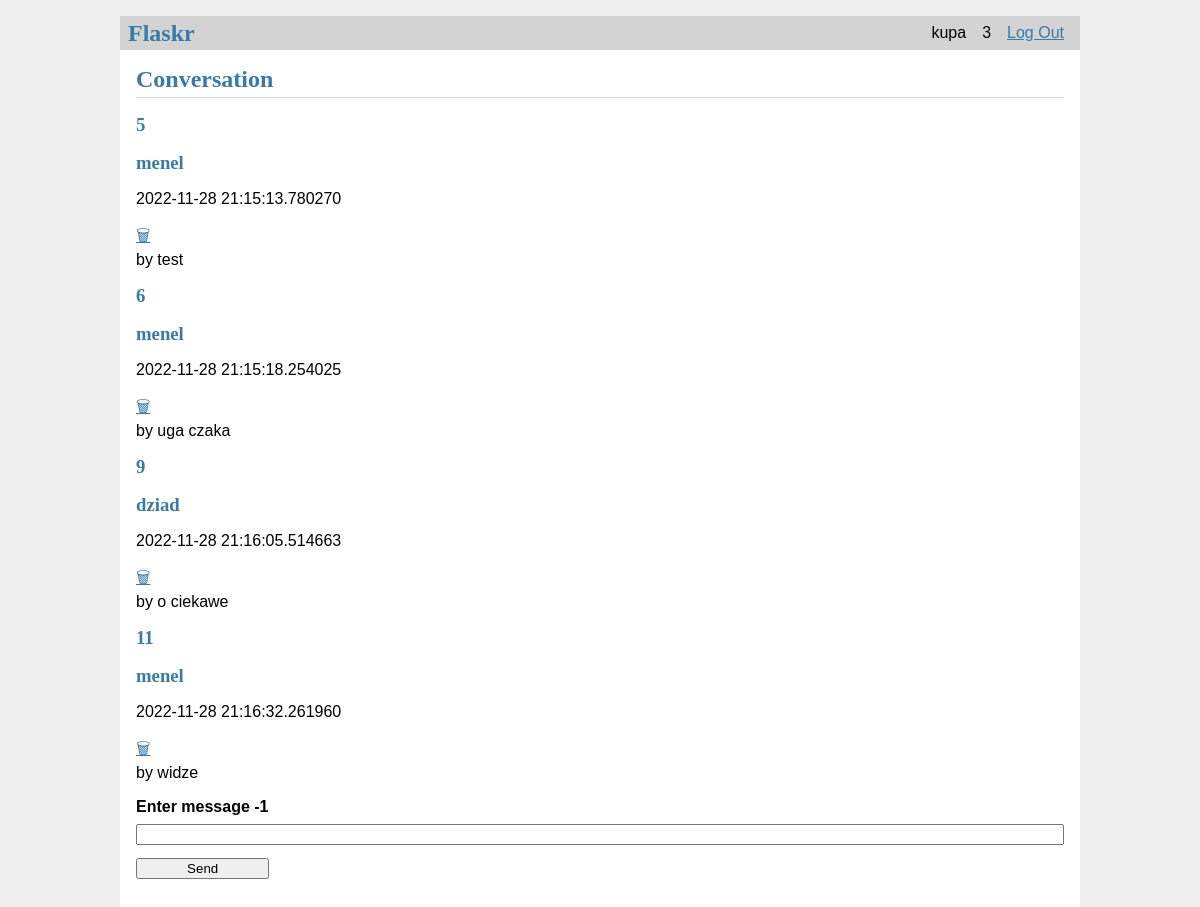
Screenshot of /conv/1 (signed in) with the database file from the repository.
### tables this page shows
CREATE TABLE user (
    id INTEGER PRIMARY KEY AUTOINCREMENT,
    nickname TEXT UNIQUE NOT NULL,
    username TEXT UNIQUE NOT NULL,
    password TEXT NOT NULL
);

CREATE TABLE message (
    id INTEGER PRIMARY KEY AUTOINCREMENT,
    author TEXT NOT NULL,
    value TEXT NOT NULL,
    date DATETIME NOT NULL,
    conv INTEGER
);

### chat/conv.py (the view)
@bp.route('/conv/<id>', methods=('GET', 'POST'))
@login_required
def conversation(id):
    db = get_db()
    messages = []
    try:
        messages = db.execute(
            f'SELECT * FROM message WHERE conv = {id}'
        ).fetchall()
    except Exception:
        pass
    user = -1
    uid = g.user['id']
    try:
        item = messages[-1]
        t = item['cuser']
        if item['cuser'] == uid:
            t = item['suser']
        user = db.execute(
                f'SELECT nickname FROM user WHERE id = {t}'
        ).fetchall()
        user = user[0]['nickname']
    except Exception:
        pass
    try:
        if request.method == 'POST':
            message = request.form['message']
            db = get_db()
            error = None
            db.execute(
                f'INSERT INTO message (author, value, date, conv) VALUES ( "{g.user["nickname"]}", "{message}", "{datetime.now()}", {id})'
            )
            db.commit()
            print(id, g.user["nickname"])
            return redirect(url_for('conv.conversation', id=id))
    except EOFError as e:
        print(e)
        pass
    return render_template('chat/conversation.html', messages = messages, user=user, conv=id)

### chat/auth.py (called while the page is built)
@bp.before_app_request
def load_logged_in_user():
    user_id = session.get('user_id')
    if user_id is None:
        g.user = None
    else:
        g.user = get_db().execute(
            'SELECT * FROM user WHERE id = ?', (user_id,)
        ).fetchone()

def login_required(view):
    @functools.wraps(view)
    def wrapped_view(**kwargs):
        if g.user is None:
            return redirect(url_for('auth.login'))
        return view(**kwargs)
    return wrapped_view

### chat/db.py (called while the page is built)
def get_db():
    if 'db' not in g:
        g.db = sqlite3.connect(
            current_app.config['DATABASE'],
            detect_types=sqlite3.PARSE_DECLTYPES
        )
        g.db.row_factory = sqlite3.Row
    return g.db

### chat/templates/chat/conversation.html
{% extends 'base.html' %}
{% block header %}
  <h1>{% block title %}Conversation{% endblock %}</h1>
{% endblock %}
{% block content %}
  {% for msg in messages %}
    <article class="conv">
      <header>
        <div>
          <h1>{{ msg['id'] }}</h1>
          <h1>{{ msg['author'] }}</h1>
          <p>{{ msg['date'] }}</p>
          <a href="{{ url_for('conv.delete', conv=conv, id=msg['id']) }}">🗑</a>
          <div class="about">by {{ msg['value'] }}</div>
        </div>
      </header>
    </article>
  {% endfor %}
  <form method="post">
    <label for="message">Enter message {{user}}</label>
    <input name="message" id="message" value="{{ request.form['message'] }}" required>
    <input type="submit" value="Send">
  </form>
{% endblock %}

### chat/templates/base.html (shortened to what this page needs)
<!doctype html>
<link rel="stylesheet" href="{{ url_for('static', filename='style.css') }}">
<nav>
  <h1>Flaskr</h1>
  <ul>
    {% if g.user %}
      <li><span>{{ g.user['username'] }}</span>
      <li><span>{{ g.user['id'] }}</span>
      <li><a href="{{ url_for('auth.logout') }}">Log Out</a>
    {% else %}
      <li><a href="{{ url_for('auth.register') }}">Register</a>
      <li><a href="{{ url_for('auth.login') }}">Log In</a>
    {% endif %}
  </ul>
</nav>
<section class="content">
  <header>
    {% block header %}{% endblock %}
  </header>
  {% block content %}{% endblock %}
</section>

### chat/static/style.css (style rules this page uses)
h1 { font-family: serif; color: #377ba8; margin: 1rem 0; }
a { color: #377ba8; }
nav { background: lightgray; display: flex; align-items: center; padding: 0 0.5rem; }
nav h1 { flex: auto; margin: 0; }
nav ul { display: flex; list-style: none; margin: 0; padding: 0; }
nav ul li a, nav ul li span, header .action { display: block; padding: 0.5rem; }
.content { padding: 0 1rem 1rem; }
.content > header { border-bottom: 1px solid lightgray; display: flex; align-items: flex-end; }
.content > header h1 { flex: auto; margin: 1rem 0 0.25rem 0; }
.content:last-child { margin-bottom: 0; }
.content form { margin: 1em 0; display: flex; flex-direction: column; }
.content label { font-weight: bold; margin-bottom: 0.5em; }
.content input, .content textarea { margin-bottom: 1em; }
input[type=submit] { align-self: start; min-width: 10em; }

### rows the page displays
user: user.username "kupa", user.id "3"
message: id "5", author "menel", date "2022-11-28 21:15:13.780270", value "test"
message: id "6", author "menel", date "2022-11-28 21:15:18.254025", value "uga czaka"
message: id "9", author "dziad", date "2022-11-28 21:16:05.514663", value "o ciekawe"
message: id "11", author "menel", date "2022-11-28 21:16:32.261960", value "widze"

### other values shown
{{ user }} "-1"
